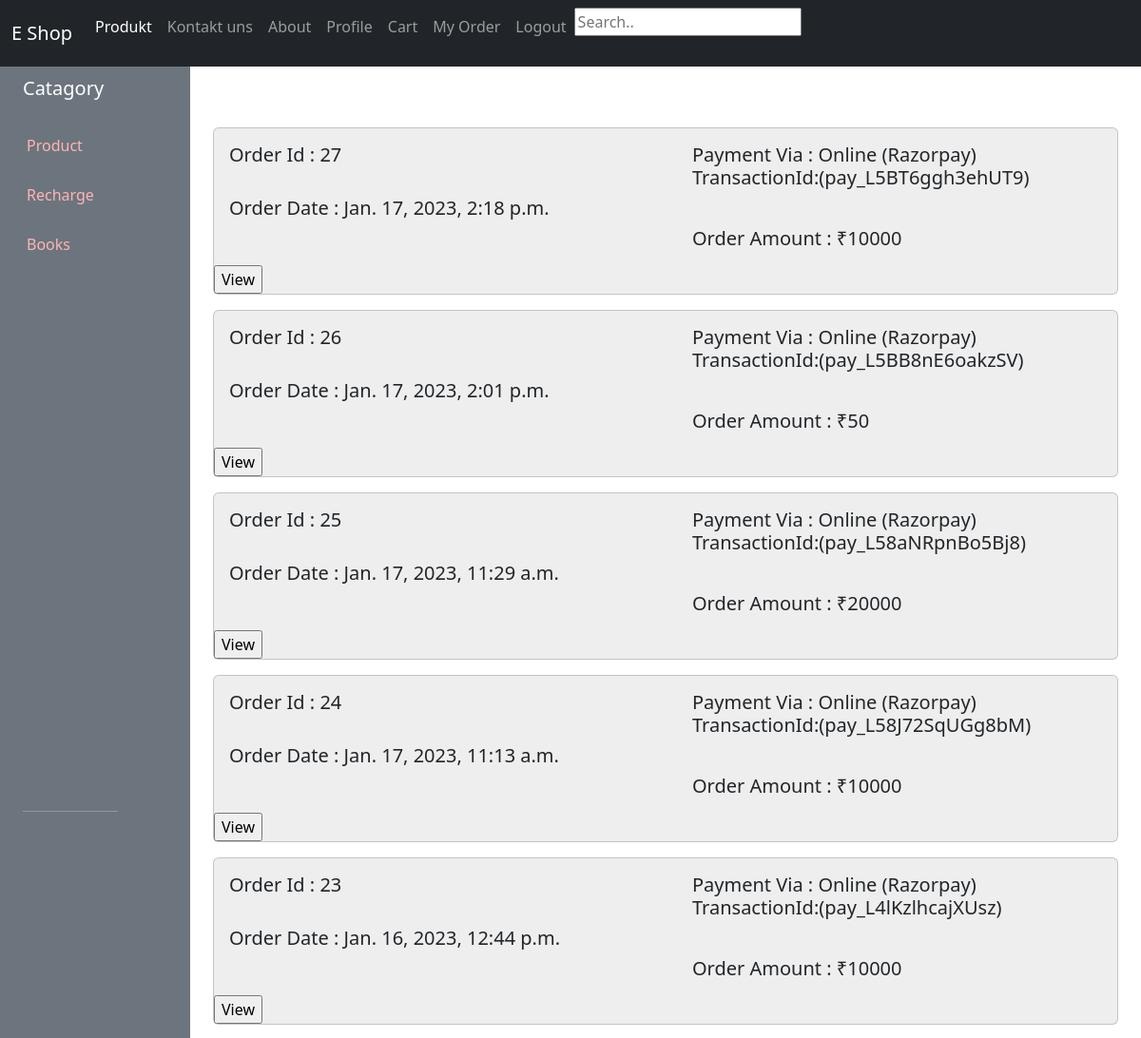
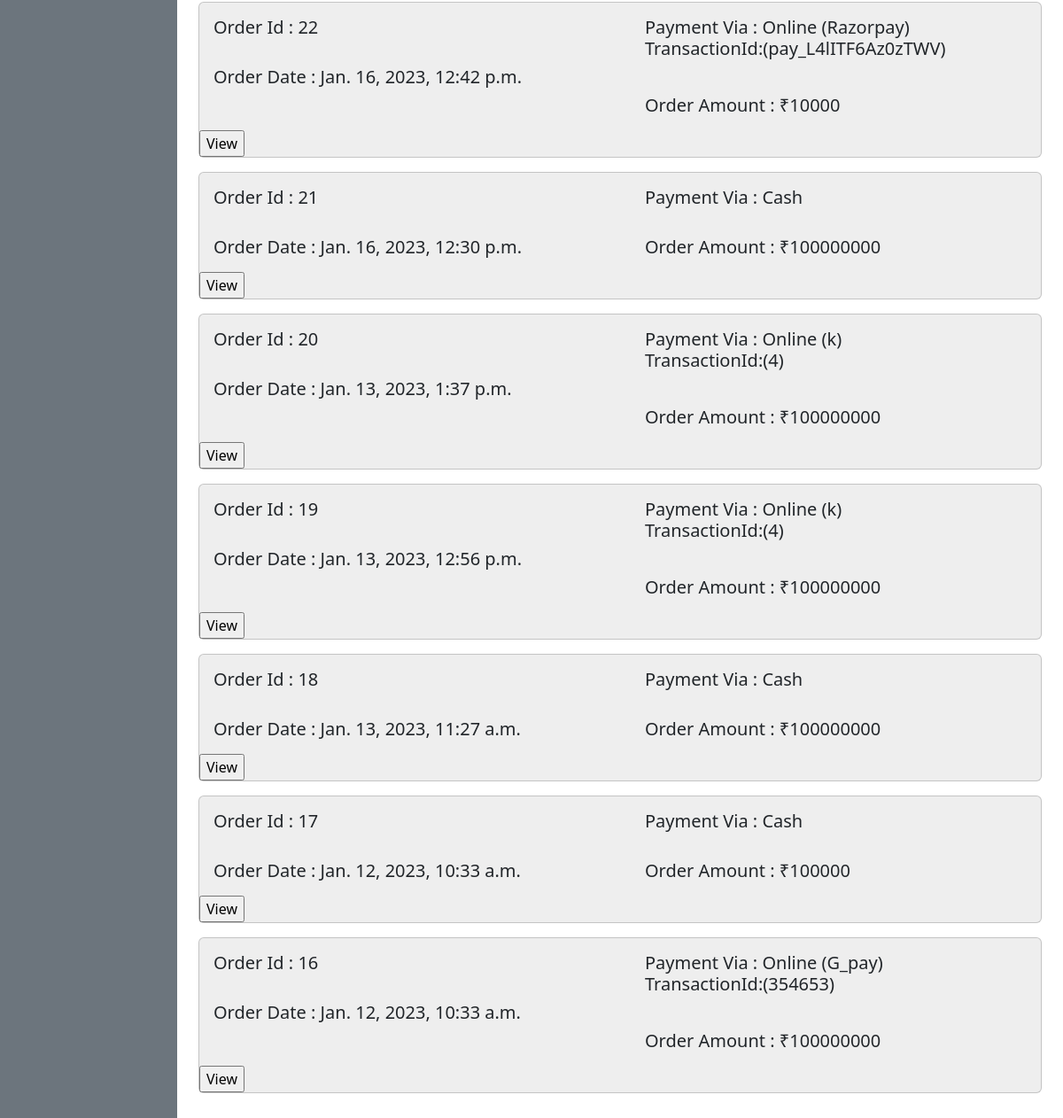
Screenshot of /MyorderView/ (signed in) with the database file from the repository (2 pictures, top to bottom).
### app1/models.py (models this page shows, shortened)
class OrderModel(models.Model):
    userId = models.CharField(max_length=20)
    userName = models.CharField(max_length=100)
    userEmail = models.CharField(max_length=100)
    userContact = models.BigIntegerField()
    address = models.TextField()
    city = models.CharField(max_length=50)
    state = models.CharField(max_length=50)
    pincode = models.BigIntegerField()
    orderAmount = models.CharField(max_length=50)
    paymentVia = models.CharField(max_length=50 ,default="")
    paymentMethod = models.CharField(default=None,max_length=50)
    transactionId = models.TextField(default=None)
    orderDate = models.DateTimeField(auto_created=True,auto_now=True)

### app1/views.py (the view)
# urls.py: path('MyorderView/',MyorderView,name='MyorderView'),
def MyorderView(request):
    if 'user' in request.session:
        sessionDataView1=sessionDataView(request)
        if request.method == 'POST':
            request.session['orderId'] = request.POST['orderId']
            print("Order Id : ",request.POST['orderId'])
            return redirect('MyorderdetaislView')
        else:
            orderdata=OrderModel.objects.filter(userId=request.session['userId']).order_by('-id')
            return render(request,'myorder.html',{'sessionDataView1':sessionDataView1,'orderdata':orderdata})
    else:
        return redirect('login')

### app1/views.py (called while the page is built)
def sessionDataView(request):
    email_1 = request.session['user']
    dictData = {'email':email_1}
    return dictData

### app1/templates/myorder.html (shortened to what this page needs)
{% extends 'base.html' %}
{% load static %}
{% block content %}
<div class="col py-3">
    <section>
        <div class="container py-5">
            {% for i in orderdata %}
            <form method="POST">
                <div class="card mb-3" style="background-color: #eee;">
                    <div class="row" >
                        <div class="col-md-6 col-lg-6 mb-6 mb-lg-6">
                            <div class="card-body">
                                <h5 class="mb-0" >Order Id : {{ i.id }}</h5>
                            </div>
                            <div class="card-body" >
                                <h5 class="mb-0" >Order Date : {{ i.orderDate }}</h5>
                            </div>
                        </div>
                        <div class="col-md-6 col-lg-6 mb-6 mb-lg-6">
                            <div class="card-body" >
                                <h5 class="mb-0" >Payment Via :
                                    {% if i.paymentVia == 'Online' %}
                                        {{ i.paymentVia }} ({{ i.paymentMethod }})
                                        <h5>TransactionId:({{ i.transactionId }})</h5>
                                    {% else %}
                                        {{ i.paymentVia }}
                                    {% endif %}
                                </h5>
                            </div>
                            <div class="card-body" >
                                <h5 class="mb-0" >Order Amount : ₹{{ i.orderAmount }}</h5>
                            </div>
                        </div>
                    </div>
                    <div class="form-group form-button">
                        <input type="submit"  class="form-submit"
                            value="View" />
                    </div>
                </div>
            </form>
            {% endfor %}
        </div>
    </section>
</div>
{% endblock %}

### rows the page displays
OrderModel: id "27", orderDate "Jan. 17, 2023, 2:18 p.m.", paymentVia "Online", paymentMethod "Razorpay", transactionId "pay_L5BT6ggh3ehUT9", orderAmount "10000"
OrderModel: id "26", orderDate "Jan. 17, 2023, 2:01 p.m.", paymentVia "Online", paymentMethod "Razorpay", transactionId "pay_L5BB8nE6oakzSV", orderAmount "50"
OrderModel: id "25", orderDate "Jan. 17, 2023, 11:29 a.m.", paymentVia "Online", paymentMethod "Razorpay", transactionId "pay_L58aNRpnBo5Bj8", orderAmount "20000"
OrderModel: id "24", orderDate "Jan. 17, 2023, 11:13 a.m.", paymentVia "Online", paymentMethod "Razorpay", transactionId "pay_L58J72SqUGg8bM", orderAmount "10000"
OrderModel: id "23", orderDate "Jan. 16, 2023, 12:44 p.m.", paymentVia "Online", paymentMethod "Razorpay", transactionId "pay_L4lKzlhcajXUsz", orderAmount "10000"
OrderModel: id "22", orderDate "Jan. 16, 2023, 12:42 p.m.", paymentVia "Online", paymentMethod "Razorpay", transactionId "pay_L4lITF6Az0zTWV", orderAmount "10000"
OrderModel: id "21", orderDate "Jan. 16, 2023, 12:30 p.m.", paymentVia "Cash", orderAmount "100000000"
OrderModel: id "20", orderDate "Jan. 13, 2023, 1:37 p.m.", paymentVia "Online", paymentMethod "k", transactionId "4", orderAmount "100000000"
OrderModel: id "19", orderDate "Jan. 13, 2023, 12:56 p.m.", paymentVia "Online", paymentMethod "k", transactionId "4", orderAmount "100000000"
OrderModel: id "18", orderDate "Jan. 13, 2023, 11:27 a.m.", paymentVia "Cash", orderAmount "100000000"
OrderModel: id "17", orderDate "Jan. 12, 2023, 10:33 a.m.", paymentVia "Cash", orderAmount "100000"
OrderModel: id "16", orderDate "Jan. 12, 2023, 10:33 a.m.", paymentVia "Online", paymentMethod "G_pay", transactionId "354653", orderAmount "100000000"
